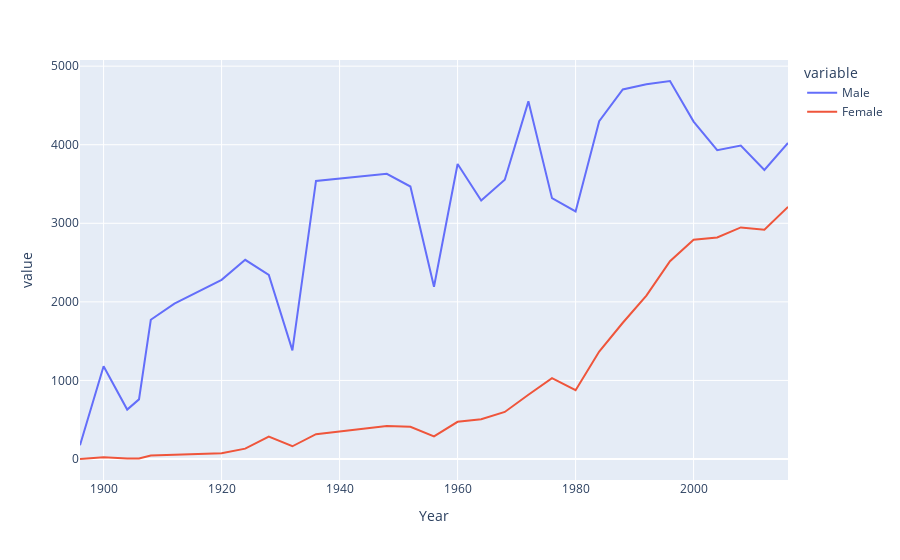

Source (notebook cell):
### Code cell
fig=px.line(final , x="Year",y=["Male","Female"])
fig.show()

### Figure 1 — Plotly figure (JSON) as saved in the notebook; plotly's stock layout.template omitted (floating-point values rounded to 4 significant figures)
{"data": [{"hovertemplate": "variable=Male<br>Year=%{x}<br>value=%{y}<extra></extra>", "legendgroup": "Male", "line": {"color": "#636efa", "dash": "solid"}, "marker": {"symbol": "circle"}, "mode": "lines", "name": "Male", "orientation": "v", "showlegend": true, "type": "scatter", "x": [1896, 1900, 1904, 1906, 1908, 1912, 1920, 1924, 1928, 1932, 1936, 1948, 1952, 1956, 1960, 1964, 1968, 1972, 1976, 1980, 1984, 1988, 1992, 1996, 2000, 2004, 2008, 2012, 2016], "xaxis": "x", "y": [174, 1181, 629, 759, 1772, 1978, 2280, 2535, 2342, 1382, 3539, 3629, 3468, 2193, 3755, 3290, 3555, 4552, 3320, 3151, 4299, 4704, 4769, 4811, 4294, 3931, 3990, 3679, 4022], "yaxis": "y"}, {"hovertemplate": "variable=Female<br>Year=%{x}<br>value=%{y}<extra></extra>", "legendgroup": "Female", "line": {"color": "#EF553B", "dash": "solid"}, "marker": {"symbol": "circle"}, "mode": "lines", "name": "Female", "orientation": "v", "showlegend": true, "type": "scatter", "x": [1896, 1900, 1904, 1906, 1908, 1912, 1920, 1924, 1928, 1932, 1936, 1948, 1952, 1956, 1960, 1964, 1968, 1972, 1976, 1980, 1984, 1988, 1992, 1996, 2000, 2004, 2008, 2012, 2016], "xaxis": "x", "y": [0, 23, 6, 6, 44, 53, 73, 132, 285, 162, 316, 420, 409, 288, 473, 507, 599, 818, 1028, 875, 1368, 1734, 2080, 2518, 2790, 2820, 2947, 2919, 3209], "yaxis": "y"}], "layout": {"legend": {"title": {"text": "variable"}, "tracegroupgap": 0}, "margin": {"t": 60}, "xaxis": {"anchor": "y", "domain": [0, 1], "title": {"text": "Year"}}, "yaxis": {"anchor": "x", "domain": [0, 1], "title": {"text": "value"}}}}
